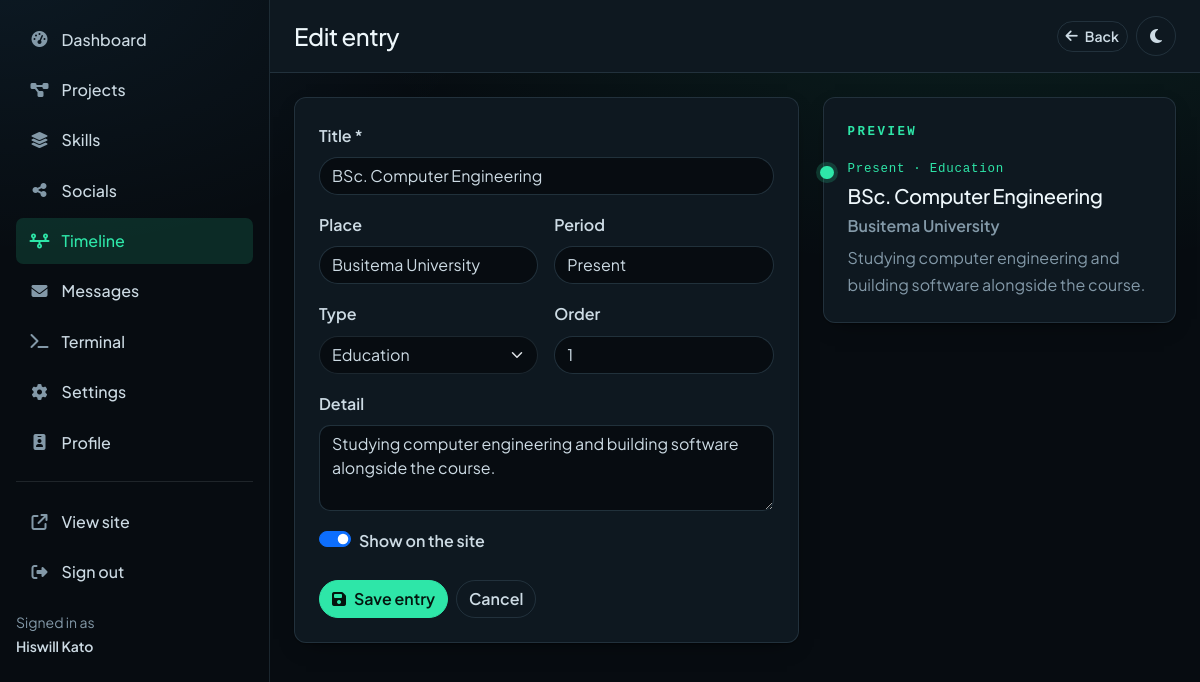
Page /admin/timeline.php?id=1 (signed in) on the committed database.
### tables this page shows
CREATE TABLE profile (
  id        INT UNSIGNED NOT NULL AUTO_INCREMENT,
  name      VARCHAR(80)  NOT NULL,
  alias     VARCHAR(40)  NOT NULL DEFAULT '',
  title     VARCHAR(120) NOT NULL,
  tagline   VARCHAR(200) NOT NULL DEFAULT '',
  bio       TEXT         NOT NULL,
  about     MEDIUMTEXT   NOT NULL,
  location  VARCHAR(120) NOT NULL DEFAULT '',
  campus    VARCHAR(160) NOT NULL DEFAULT '',
  degree    VARCHAR(160) NOT NULL DEFAULT '',
  email     VARCHAR(160) NOT NULL DEFAULT '',
  phone     VARCHAR(40)  NOT NULL DEFAULT '',
  avatar    VARCHAR(200) NOT NULL DEFAULT '',
  resume    VARCHAR(200) NOT NULL DEFAULT '',
  available TINYINT(1)   NOT NULL DEFAULT 1,
  updated   TIMESTAMP    NOT NULL DEFAULT CURRENT_TIMESTAMP ON UPDATE CURRENT_TIMESTAMP,
  PRIMARY KEY (id)
);

CREATE TABLE timeline (
  id     INT UNSIGNED NOT NULL AUTO_INCREMENT,
  title  VARCHAR(120) NOT NULL,
  place  VARCHAR(160) NOT NULL DEFAULT '',
  period VARCHAR(60)  NOT NULL DEFAULT '',
  detail VARCHAR(280) NOT NULL DEFAULT '',
  type   ENUM('education','work','milestone') NOT NULL DEFAULT 'milestone',
  sort   INT UNSIGNED NOT NULL DEFAULT 0,
  shown  TINYINT(1)   NOT NULL DEFAULT 1,
  PRIMARY KEY (id)
);

### app/db.php (called while the page is built, shortened)
<?php
function db(): mysqli
{
    static $conn = null;
    if ($conn === null) {
        try {
            $conn = new mysqli(DB_HOST, DB_USER, DB_PASS, DB_NAME);
            $conn->set_charset('utf8mb4');
        } catch (mysqli_sql_exception $problem) {
            http_response_code(503);
            $detail = SHOW_ERRORS ? '<p><code>' . htmlspecialchars($problem->getMessage()) . '</code></p>' : '';
            exit('<!doctype html><meta charset="utf-8"><title>Database unavailable</title>'
                . '<div style="font:16px/1.6 system-ui;max-width:36rem;margin:14vh auto;padding:0 1.5rem">'
                . '<h1 style="font-size:1.4rem">The database is not reachable.</h1>'
                . $detail
                . '<p>Check the <code>DB_*</code> values in <code>app/config.php</code> and that MariaDB is running.</p>'
                . '</div>');
        }
    }
    return $conn;
}
function query(string $sql, array $args = []): mysqli_stmt
{
    $statement = db()->prepare($sql);
    if ($args !== []) {
        $types = '';
        foreach ($args as $value) {
            $types .= is_int($value) ? 'i' : (is_float($value) ? 'd' : 's');
        }
        $bound = [$types];
        foreach ($args as $index => $ignored) {
            $bound[] = &$args[$index];
        }
        call_user_func_array([$statement, 'bind_param'], $bound);
    }
    $statement->execute();
    return $statement;
}
function one(string $sql, array $args = []): ?array
{
    $row = query($sql, $args)->get_result()->fetch_assoc();
    return $row ?: null;
}

### app/data.php (called while the page is built, shortened)
<?php
function me(): array
{
    static $me = null;
    if ($me === null) {
        $me = one('SELECT * FROM profile ORDER BY id LIMIT 1') ?? [];
    }
    return $me;
}
function journeys(): array
{
    return [
        'education' => 'Education',
        'work' => 'Work',
        'milestone' => 'Milestone',
    ];
}

### admin/timeline.php (the view, shortened to what this page needs)
<?php
require __DIR__ . '/../app/init.php';
$id  = (int) ($_GET['id'] ?? 0);
$row = $id > 0 ? one('SELECT * FROM timeline WHERE id = ?', [$id]) : null;
$data = [
    'title'  => $row['title']  ?? '',
    'place'  => $row['place']  ?? '',
    'period' => $row['period'] ?? '',
    'detail' => $row['detail'] ?? '',
    'type'   => $row['type']   ?? 'milestone',
    'sort'   => (int) ($row['sort'] ?? 0),
    'shown'  => (int) ($row['shown'] ?? 1),
];
$title   = $row ? 'Edit entry' : 'New entry';
$actions = '<a class="btn btn-ghost btn-sm" href="' . panel('timelines') . '">' . icon('fa-solid fa-arrow-left') . ' Back</a>';
require __DIR__ . '/parts/header.php';
?>
<div class="row g-4">
    <div class="col-lg-7">
        <div class="card p-4">
            <form method="post" action="<?= panel('timeline' . ($id ? '?id=' . $id : '')) ?>">
                <label class="form-label fw-semibold" for="title">Title *</label>
                <input class="form-control mb-3" id="title" name="title" value="<?= e($data['title']) ?>" required autofocus>
                <div class="row g-3">
                    <div class="col-md-6">
                        <label class="form-label fw-semibold" for="place">Place</label>
                        <input class="form-control" id="place" name="place" value="<?= e($data['place']) ?>">
                    </div>
                    <div class="col-md-6">
                        <label class="form-label fw-semibold" for="period">Period</label>
                        <input class="form-control" id="period" name="period" value="<?= e($data['period']) ?>" placeholder="2022 — 2026">
                    </div>
                    <div class="col-md-6">
                        <label class="form-label fw-semibold" for="type">Type</label>
                        <select class="form-select" id="type" name="type">
                            <?= options(journeys(), $data['type']) ?>
                        </select>
                    </div>
                    <div class="col-md-6">
                        <label class="form-label fw-semibold" for="sort">Order</label>
                        <input class="form-control" id="sort" name="sort" type="number" value="<?= (int) $data['sort'] ?>">
                    </div>
                    <div class="col-12">
                        <label class="form-label fw-semibold" for="detail">Detail</label>
                        <textarea class="form-control" id="detail" name="detail" rows="3" maxlength="280"><?= e($data['detail']) ?></textarea>
                    </div>
                    <div class="col-12">
                        <div class="form-check form-switch">
                            <input class="form-check-input" type="checkbox" role="switch" id="shown" name="shown" <?= $data['shown'] ? 'checked' : '' ?>>
                            <label class="form-check-label fw-semibold" for="shown">Show on the site</label>
                        </div>
                    </div>
                </div>
                <div class="d-flex gap-2 mt-4">
                    <button class="btn btn-primary" type="submit"><?= icon('fa-solid fa-floppy-disk') ?> Save entry</button>
                    <a class="btn btn-ghost" href="<?= panel('timelines') ?>">Cancel</a>
                </div>
            </form>
        </div>
    </div>
    <div class="col-lg-5">
        <div class="card p-4">
            <span class="eyebrow mb-3">Preview</span>
            <div class="timeline-item">
                <div class="timeline-period mb-1">
                    <?= e($data['period'] ?: 'Period') ?>
                    &middot; <?= e(ucfirst($data['type'])) ?>
                </div>
                <h3 class="h5 mb-1"><?= e($data['title'] ?: 'Entry title') ?></h3>
                <?php if ($data['place'] !== ''): ?>
                    <div class="fw-semibold text-body-secondary mb-1"><?= e($data['place']) ?></div>
                <?php endif; ?>
                <?php if ($data['detail'] !== ''): ?>
                    <p class="text-body-secondary mb-0"><?= e($data['detail']) ?></p>
                <?php endif; ?>
            </div>
        </div>
    </div>
</div>
<?php require __DIR__ . '/parts/footer.php'; ?>

### admin/parts/header.php (shortened to what this page needs)
<?php
$user = guard();
$me   = me();
$here = basename($_SERVER['SCRIPT_NAME'] ?? 'index.php', '.php');
$label = $title ?? 'Dashboard';
$menu = [
    ['index',    ['index'],                     'Dashboard', 'fa-solid fa-gauge-high'],
    ['projects', ['projects', 'project'],       'Projects',  'fa-solid fa-diagram-project'],
    ['skills',   ['skills', 'skill'],           'Skills',    'fa-solid fa-layer-group'],
    ['socials',  ['socials', 'social'],         'Socials',   'fa-solid fa-share-nodes'],
    ['timelines', ['timelines', 'timeline'],    'Timeline',  'fa-solid fa-timeline'],
    ['messages', ['messages', 'message'],       'Messages',  'fa-solid fa-envelope'],
    ['terminal', ['terminal'],                  'Terminal',  'fa-solid fa-terminal'],
    ['settings', ['settings'],                  'Settings',  'fa-solid fa-gear'],
    ['profile',  ['profile'],                   'Profile',   'fa-solid fa-id-badge'],
];
?>
<!doctype html>
<html lang="en" data-theme="dark" data-bs-theme="dark">
<head>
<link rel="stylesheet" href="<?= asset('css/bootstrap.min.css') ?>">
<link rel="stylesheet" href="<?= asset('css/all.min.css') ?>">
<link rel="stylesheet" href="<?= asset('css/style.css') ?>">
</head>
<body>
<div class="admin-shell d-flex">
    <div class="offcanvas-lg offcanvas-start admin-side" id="sidebar" tabindex="-1" aria-label="Admin menu">
        <div class="offcanvas-body d-flex flex-column p-3">
            <nav class="d-grid gap-1">
                <?php foreach ($menu as [$key, $scripts, $text, $glyph]): ?>
                    <?php $active = in_array($here, $scripts, true); ?>
                    <a class="admin-link<?= $active ? ' active' : '' ?>" href="<?= panel($key === 'index' ? '' : $key) ?>">
                        <i class="<?= e($glyph) ?>"></i>
                        <span><?= e($text) ?></span>
                    </a>
                <?php endforeach; ?>
            </nav>
            <hr class="my-3">
            <nav class="d-grid gap-1">
                <a class="admin-link" href="<?= url() ?>" target="_blank" rel="noopener">
                    <i class="fa-solid fa-arrow-up-right-from-square"></i><span>View site</span>
                </a>
                <a class="admin-link" href="<?= panel('logout') ?>">
                    <i class="fa-solid fa-right-from-bracket"></i><span>Sign out</span>
                </a>
            </nav>
            <div class="mt-auto pt-3 small text-body-secondary">
                Signed in as<br><span class="fw-semibold text-body"><?= e($user['name']) ?></span>
            </div>
        </div>
    </div>
    <div class="flex-grow-1 min-width-0">
        <header class="d-flex align-items-center gap-3 px-3 px-lg-4 py-3 border-bottom"
                style="background: var(--surface); position: sticky; top: 0; z-index: 1020;">
            <h1 class="h4 mb-0"><?= e($label) ?></h1>
            <div class="ms-auto d-flex align-items-center gap-2">
                <?php if (!empty($actions)): ?>
                    <div class="d-flex flex-wrap gap-2"><?= $actions ?></div>
                <?php endif; ?>
                <?= themeToggle() ?>
            </div>
        </header>
        <div class="p-3 p-lg-4">

### rows in the picture
profile: name "Hiswill Kato"
timeline: title "BSc. Computer Engineering", place "Busitema University", period "Present", type "Education", sort "1", detail "Studying computer engineering and building software alongside the course.", shown "☑"

### other values in the picture
$text "Dashboard"
$text "Projects"
$text "Skills"
$text "Socials"
$text "Timeline"
$text "Messages"
$text "Terminal"
$text "Settings"
$text "Profile"
$label "Edit entry"
